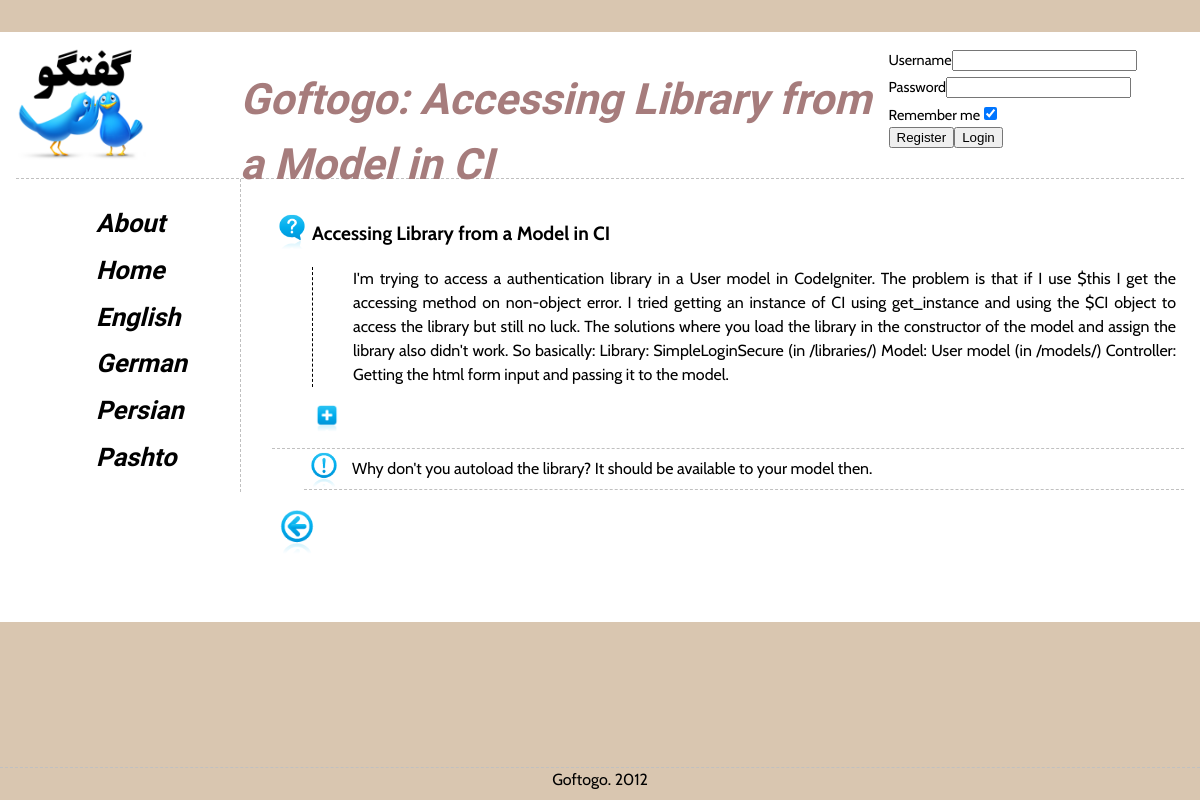
Page /index.php/main/qshow/1 on the committed database.
### tables this page shows
CREATE TABLE IF NOT EXISTS `Question` (
  `questionID` int(11) NOT NULL AUTO_INCREMENT,
  `catID` int(11) DEFAULT NULL,
  `userID` int(11) DEFAULT NULL,
  `title` varchar(140) NOT NULL,
  `body` text NOT NULL,
  `rank` int(11) NOT NULL DEFAULT '0',
  `date` datetime DEFAULT NULL,
  PRIMARY KEY (`questionID`)
);

CREATE TABLE IF NOT EXISTS `Answer` (
  `answerID` int(11) NOT NULL AUTO_INCREMENT,
  `questionID` int(11) DEFAULT NULL,
  `userID` int(11) DEFAULT NULL,
  `body` text NOT NULL,
  `rank` int(11) NOT NULL DEFAULT '0',
  `date` datetime DEFAULT NULL,
  PRIMARY KEY (`answerID`),
  UNIQUE KEY `answeredDate` (`date`)
);

### application/controllers/main.php (called while the page is built, shortened)
<?php
class Main extends CI_Controller {
	public function __construct() {
		$this -> load -> model('question_model');
		$this -> load -> model('answer_model');
	}
	public function _loadviews($content, $data) {
		$this -> session -> set_userdata('last_visited', current_url());
		$data['loginbox'] = TRUE;
		$this -> load -> view('main_view', init_view_data($content, $data));
	}
	public function qshow($qid) {
		$data['question'] = $this -> question_model -> get_details($qid);
		$data['title'] = lang('title_main') . ': ' . $data['question'] -> title;
		$data['answers'] = $this -> answer_model -> get_answers($qid);
		$data['backlink'] = anchor($this -> session -> userdata('last_visited'), lang('w_back'), "class=backlink");
		$this -> _loadviews('qdetails', $data);
	}
}

### index.php (called while the page is built, shortened)
<?php
require_once BASEPATH.'core/CodeIgniter.php';

### application/models/question_model.php (called while the page is built, shortened)
<?php
class Question_model extends CI_Model {
	public function get_details($qid) {
		$query = $this -> db -> get_where('Question', array('questionID' => $qid));
		return $query -> first_row();
	}
}

### application/models/answer_model.php (called while the page is built)
<?php
class Answer_model extends CI_Model {
	public function get_answers($qid) {
		$query = $this -> db -> get_where('Answer', array('questionID' => $qid));
		return $query -> result();
	}
}

### application/views/content/qdetails.php (the view, shortened to what this page needs)
<div id="body">
<div class="question">
		<h3><?php echo $question->title; ?></h3>
		<p><?php echo $question->body; ?></p>
<div style="visibility:hidden" id="ajaxresult">
<form action="" method="POST">
  <input type="image" title="load comments" src=<?php echo base_url('img/icons/plus.png'); ?> width=30 name="submitit" id="submitit" onclick="return false" />
</form>
</div>
</div>
<?php foreach ($answers as $answer): ?>
	<div class="answer">
		<?php echo $answer->body; ?>
	</div>
<?php endforeach ?>
<?php echo $backlink?>
</div>

### css/main.css (style rules this page uses)
html, body, ul, ol, li, form, fieldset, legend { margin: 0; padding: 0; }
h1, h2, h3, h4, h5, h6, p { margin-top: 0; }
body { background: #D9C6B0; color: black; line-height: 1.5; padding-top: 2em; padding-right: 2em; }
a { text-decoration: none; color: black; cursor: pointer; }
h3 { font-size: 120%; }
.question, .answer, .comment { border-bottom-width: 1px; border-bottom-style: dashed; border-color: silver; padding: 0.5em; text-align: justify; }
.question { padding-left: 2.5em; background: transparent url(../img/icons/question.png) no-repeat top left; background-size: 40px; }
.answer { margin-left: 2em; padding-left: 3em; background: transparent url(../img/icons/answer.png) no-repeat top left; background-size: 40px; }
a.backlink { margin-top: 1em; display: block; overflow: hidden; text-indent: 100%; white-space: nowrap; background-image: url(../img/icons/back.png); background-size: 50px; background-position: center center; height: 50px; width: 50px; }
.question p { border-left-width: 1px; border-left-style: dashed; padding-left: 2.5em; }

### rows in the picture
question: title "Accessing Library from a Model in CI", body "I'm trying to access a authentication library in a User model in CodeIgniter. The problem is that if I use $this I get the accessing method on non-object error. I tried getting an instance of CI using get_instance and using the $CI object to access the library but still no luck. The solutions where you load the library in the constructor of the model and assign the library also didn't work. So basically: Library: SimpleLoginSecure (in /libraries/) Model: User model (in /models/) Controller: Getting the html form input and passing it to the model."
answer: body "Why don't you autoload the library? It should be available to your model then."

### other values in the picture
lang('form_username','username') "Username"
lang('form_password','password') "Password"
lang('form_remember','remember') "Remember me"
$title "Goftogo: Accessing Library from a Model in CI"
anchor('', mb_convert_case(lang('w_home'),MB_CASE_TITLE)) "Home"
anchor('util/lang/english', lang('w_lang_en')) "English"
anchor('util/lang/deutsch', lang('w_lang_de')) "German"
anchor('util/lang/farsi', lang('w_lang_fa')) "Persian"
anchor('util/lang/pashto', lang('w_lang_ps')) "Pashto"
lang('title_main') "Goftogo"
